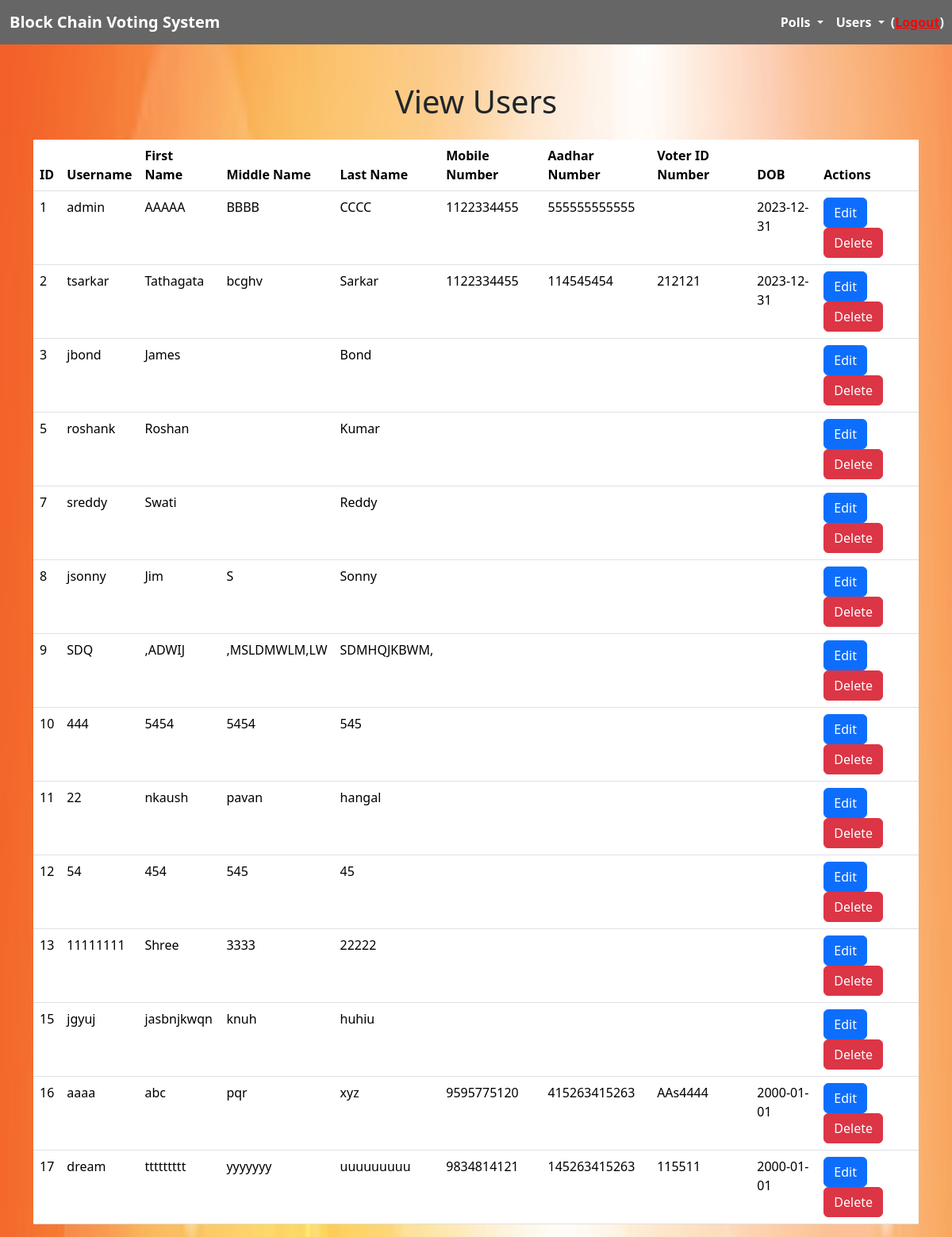
Page /view-user.php (signed in) on the committed database.
### tables this page shows
CREATE TABLE "users" (
	"id"	INTEGER,
	"first_name"	VARCHAR(50) NOT NULL,
	"middle_name"	varchar(50),
	"last_name"	VARCHAR(50) NOT NULL,
	"username"	varchar(50) NOT NULL UNIQUE,
	"password"	VARCHAR(50) NOT NULL,
	"is_admin"	BOOLEAN NOT NULL,
	"mobile_number"	VARCHAR(50),
	"aadhar_no"	VARCHAR(50),
	"voter_id"	VARCHAR(50),
	"dob"	VARCHAR(50),
	PRIMARY KEY("id")
);

### BallotBoxDB.php (called while the page is built, shortened)
<?php
class BallotBoxDB extends SQLite3
{
    public function get_users() {
        $sql = "SELECT * FROM users";
        $res = $this->query($sql);
        return $res;
    }
}
?>

### view-user.php (the view, shortened to what this page needs)
<?php require_once '../includes/header.php' ?>
<?php require_once '../includes/nav.php' ?>
<div class="container mt-5">
    <div class="row">
        <div class="col">
            <center><h1>View Users</h1></center>
        </div>
    </div>
    <div class="row mt-3">
        <div class="col">
            <table class="table">
                <thead>
                    <tr style="font-weight:bold;">
                        <td>ID</td>
                        <td>Username</td>
                        <td>First Name</td>
                        <td>Middle Name</td>
                        <td>Last Name</td>
						<td>Mobile Number</td>
						<td>Aadhar Number</td>
						<td>Voter ID Number</td>
						<td>DOB</td>
                        <td>Actions</td>
                    </tr>
                </thead>
                <tbody>
                    <?php
                    $db = new BallotBoxDB();
                    $rows = $db->get_users();
                    ?>
                    <?php while($row = $rows->fetchArray(SQLITE3_ASSOC)) {
                    ?>
                    <tr>
                        <td><?php echo $row['id'] ?></td>
                        <td><?php echo $row['username'] ?></td>
                        <td><?php echo $row['first_name'] ?></td>
                        <td><?php echo $row['middle_name'] ?></td>
                        <td><?php echo $row['last_name'] ?></td>
						<td><?php echo $row['mobile_number'] ?></td>
                        <td><?php echo $row['aadhar_no'] ?></td>
                        <td><?php echo $row['voter_id'] ?></td>
                        <td><?php echo $row['dob'] ?></td>
                        <td>
                            <button onclick="userAction(this)" class="btn btn-primary" userid="<?php echo $row['id'] ?>">Edit</button>
                            <button onclick="userAction(this)" class="btn btn-danger" userid="<?php echo $row['id'] ?>">Delete</button>
                        </td>
                    </tr>
                    <?php }; $db->close(); ?>
                </tbody>
            </table>
        </div>
    </div>
</div>
<? require_once '../includes/footer.php' ?>

### header.php (style rules this page uses)
body { background-image:url('../images/votebackimg.jpg')!important; background-repeat:no-repeat; background-size:100% 350%; }

### rows in the picture
users: id "1", username "admin", first_name "AAAAA", middle_name "BBBB", last_name "CCCC", mobile_number "1122334455", aadhar_no "555555555555", dob "2023-12-31"
users: id "2", username "tsarkar", first_name "Tathagata", middle_name "bcghv", last_name "Sarkar", mobile_number "1122334455", aadhar_no "114545454", voter "212121", dob "2023-12-31"
users: id "3", username "jbond", first_name "James", last_name "Bond"
users: id "5", username "roshank", first_name "Roshan", last_name "Kumar"
users: id "7", username "sreddy", first_name "Swati", last_name "Reddy"
users: id "8", username "jsonny", first_name "Jim", middle_name "S", last_name "Sonny"
users: id "9", username "SDQ", first_name ",ADWIJ", middle_name ",MSLDMWLM,LW", last_name "SDMHQJKBWM,"
users: id "10", username "444", first_name "5454", middle_name "5454", last_name "545"
users: id "11", username "22", first_name "nkaush", middle_name "pavan", last_name "hangal"
users: id "12", username "54", first_name "454", middle_name "545", last_name "45"
users: id "13", username "11111111", first_name "Shree", middle_name "3333", last_name "22222"
users: id "15", username "jgyuj", first_name "jasbnjkwqn", middle_name "knuh", last_name "huhiu"
users: id "16", username "aaaa", first_name "abc", middle_name "pqr", last_name "xyz", mobile_number "9595775120", aadhar_no "415263415263", voter "AAs4444", dob "2000-01-01"
users: id "17", username "dream", first_name "ttttttttt", middle_name "yyyyyyy", last_name "uuuuuuuuu", mobile_number "9834814121", aadhar_no "145263415263", voter "115511", dob "2000-01-01"
